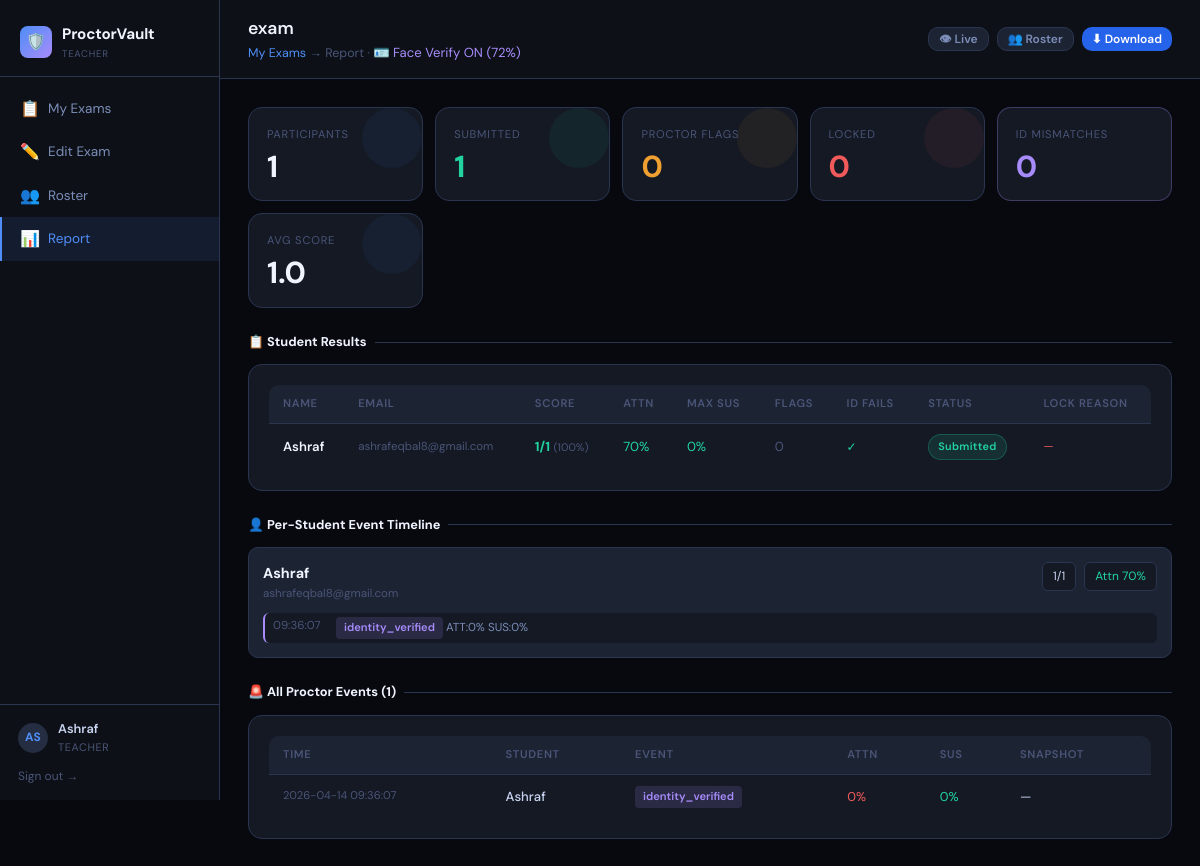
/teacher/exam/4d23a24d-66c8-4d96-b32e-f8b62472937f/report (signed in), run on the app's committed database.
### tables this page shows
CREATE TABLE users (
        id INTEGER PRIMARY KEY AUTOINCREMENT, email TEXT UNIQUE NOT NULL,
        name TEXT NOT NULL, password TEXT NOT NULL,
        role TEXT NOT NULL CHECK(role IN ('admin','teacher','student')),
        created_at TEXT DEFAULT (datetime('now')), active INTEGER DEFAULT 1
    );

CREATE TABLE exams (
        id TEXT PRIMARY KEY, title TEXT NOT NULL, description TEXT,
        teacher_id INTEGER NOT NULL, exam_code TEXT UNIQUE NOT NULL,
        duration_mins INTEGER DEFAULT 60, max_attempts INTEGER DEFAULT 1,
        shuffle_q INTEGER DEFAULT 1,
        status TEXT DEFAULT 'draft' CHECK(status IN ('draft','active','closed')),
        created_at TEXT DEFAULT (datetime('now')),
        starts_at TEXT, ends_at TEXT,
        face_verify_enabled INTEGER DEFAULT 0,
        face_verify_thresh REAL DEFAULT 0.72,
        face_fail_limit INTEGER DEFAULT 3,
        FOREIGN KEY(teacher_id) REFERENCES users(id)
    );

CREATE TABLE exam_sessions (
        id TEXT PRIMARY KEY, exam_id TEXT NOT NULL,
        student_id INTEGER, student_name TEXT NOT NULL, student_email TEXT NOT NULL,
        socket_id TEXT, started_at TEXT, ended_at TEXT, submitted_at TEXT,
        score REAL, max_score REAL, answers TEXT DEFAULT '{}',
        current_q INTEGER DEFAULT 0, time_remaining INTEGER,
        locked INTEGER DEFAULT 0, lock_reason TEXT DEFAULT '',
        paused INTEGER DEFAULT 0, attention_avg REAL DEFAULT 70,
        suspicion_max REAL DEFAULT 0, flags INTEGER DEFAULT 0,
        status TEXT DEFAULT 'waiting'
            CHECK(status IN ('waiting','id_pending','active','paused','locked','submitted')),
        id_photo TEXT DEFAULT '', id_embedding TEXT DEFAULT '',
        id_verified INTEGER DEFAULT 0, id_fail_count INTEGER DEFAULT 0,
        FOREIGN KEY(exam_id) REFERENCES exams(id)
    );

CREATE TABLE proctor_events (
        id INTEGER PRIMARY KEY AUTOINCREMENT, session_id TEXT NOT NULL,
        exam_id TEXT NOT NULL, timestamp TEXT DEFAULT (datetime('now')),
        attention REAL DEFAULT 0, suspicion REAL DEFAULT 0, event_type TEXT, details TEXT, snapshot TEXT,
        FOREIGN KEY(session_id) REFERENCES exam_sessions(id)
    );

### server.py (the view)
@app.route("/teacher/exam/<exam_id>/report")
@login_required(["teacher","admin"])
def exam_report(exam_id):
    exam=db_one("SELECT e.*,u.name as teacher_name FROM exams e JOIN users u ON e.teacher_id=u.id WHERE e.id=?",(exam_id,))
    sessions=db_query("SELECT * FROM exam_sessions WHERE exam_id=? ORDER BY started_at DESC",(exam_id,))
    events=db_query("SELECT pe.*,es.student_name FROM proctor_events pe JOIN exam_sessions es ON pe.session_id=es.id WHERE pe.exam_id=? ORDER BY pe.timestamp DESC",(exam_id,))
    questions=db_query("SELECT * FROM questions WHERE exam_id=? ORDER BY order_idx",(exam_id,))
    return render_template("teacher/report.html",exam=exam,sessions=sessions,events=events,questions=questions,user=session)

### server.py (called while the page is built)
def get_db():
    c = sqlite3.connect(DB_PATH, check_same_thread=False)
    c.row_factory = sqlite3.Row
    return c

def db_query(sql, params=()):
    with db_lock:
        conn = get_db(); c = conn.cursor()
        c.execute(sql, params); rows = c.fetchall()
        conn.close(); return [dict(r) for r in rows]

def db_one(sql, params=()):
    r = db_query(sql, params); return r[0] if r else None

def login_required(roles=None):
    def decorator(f):
        @wraps(f)
        def wrapper(*args, **kwargs):
            if 'user_id' not in session: return redirect(url_for('login_page'))
            if roles and session.get('role') not in roles: return redirect(url_for('dashboard'))
            return f(*args, **kwargs)
        return wrapper
    return decorator

### templates/teacher/report.html (shortened to what this page needs)
{% extends "base.html" %}
{% block body %}
<div class="app-shell">
  <div class="sidebar">
    <div class="sidebar-logo"><div class="logo-mark">🛡️</div><div><span>ProctorVault</span><sub>Teacher</sub></div></div>
    <div class="nav-section">
      <a class="nav-item" href="/teacher"><span class="icon">📋</span>My Exams</a>
      <a class="nav-item" href="/teacher/exam/{{ exam.id }}/edit"><span class="icon">✏️</span>Edit Exam</a>
      <a class="nav-item" href="/teacher/exam/{{ exam.id }}/roster"><span class="icon">👥</span>Roster</a>
      <a class="nav-item active" href="#"><span class="icon">📊</span>Report</a>
    </div>
    <div class="sidebar-footer">
      <div class="sidebar-user"><div class="av">{{ user.name[:2].upper() }}</div><div class="info"><div class="name">{{ user.name }}</div><div class="role">{{ user.role }}</div></div></div>
      <a href="/logout" style="display:block;margin-top:10px;font-size:.75rem;color:var(--text3);">Sign out →</a>
    </div>
  </div>
  <div class="main-area">
    <div class="topbar">
      <div>
        <h2>{{ exam.title }}</h2>
        <div class="breadcrumb">
          <a href="/teacher">My Exams</a> → Report
          {% if exam.face_verify_enabled %}
          · <span style="color:#a78bfa;font-size:.82rem;">🪪 Face Verify ON ({{ (exam.face_verify_thresh*100)|int }}%)</span>
          {% endif %}
        </div>
      </div>
      <div style="display:flex;gap:8px;">
        <a href="/teacher/exam/{{ exam.id }}/monitor" class="btn btn-ghost btn-sm">👁 Live</a>
        <a href="/teacher/exam/{{ exam.id }}/roster"  class="btn btn-ghost btn-sm">👥 Roster</a>
        <a href="/api/report/{{ exam.id }}/download"  class="btn btn-primary btn-sm">⬇ Download</a>
      </div>
    </div>
    <div class="page-content">
      {% set submitted  = sessions|selectattr('submitted_at')|list %}
      {% set cheaters   = sessions|selectattr('flags','gt',0)|list %}
      {% set id_flagged = sessions|selectattr('id_fail_count')|selectattr('id_fail_count','gt',0)|list %}
      {% set locked_s   = sessions|selectattr('locked')|list %}
      <div class="summary-grid">
        <div class="stat-card s-blue"><div class="stat-label">Participants</div><div class="stat-value">{{ sessions|length }}</div></div>
        <div class="stat-card s-green">
          <div class="stat-label">Submitted</div>
          <div class="stat-value" style="color:var(--green)">{{ submitted|length }}</div>
        </div>
        <div class="stat-card s-amber">
          <div class="stat-label">Proctor Flags</div>
          <div class="stat-value" style="color:var(--amber)">{{ cheaters|length }}</div>
        </div>
        <div class="stat-card s-red">
          <div class="stat-label">Locked</div>
          <div class="stat-value" style="color:var(--red)">{{ locked_s|length }}</div>
        </div>
        {% if exam.face_verify_enabled %}
        <div class="stat-card" style="border-color:rgba(167,139,250,.3);">
          <div class="stat-label">ID Mismatches</div>
          <div class="stat-value" style="color:#a78bfa">{{ id_flagged|length }}</div>
        </div>
        {% endif %}
        {% if submitted %}
        <div class="stat-card s-blue">
          <div class="stat-label">Avg Score</div>
          <div class="stat-value">
            {% set ns = namespace(total=0,cnt=0) %}
            {% for s in submitted %}{% if s.score is not none %}{% set ns.total=ns.total+s.score %}{% set ns.cnt=ns.cnt+1 %}{% endif %}{% endfor %}
            {% if ns.cnt %}{{ "%.1f"|format(ns.total/ns.cnt) }}{% else %}—{% endif %}
          </div>
        </div>
        {% endif %}
      </div>
      <div class="section-head">📋 Student Results</div>
      <div class="card" style="margin-bottom:20px;">
        <div class="table-wrap">
          <table>
            <thead>
              <tr>
                <th>Name</th><th>Email</th><th>Score</th>
                <th>Attn</th><th>Max Sus</th>
                <th>Flags</th>
                {% if exam.face_verify_enabled %}<th>ID Fails</th>{% endif %}
                <th>Status</th><th>Lock Reason</th>
              </tr>
            </thead>
            <tbody>
              {% for s in sessions %}
              <tr {% if s.flags>0 or s.id_fail_count>0 %}class="cheat-row"{% endif %}>
                <td style="font-weight:600;color:var(--text0);">{{ s.student_name }}</td>
                <td style="font-size:.72rem;color:var(--text3);">{{ s.student_email }}</td>
                <td>
                  {% if s.score is not none and s.max_score %}
                    {% set pct=(s.score/s.max_score*100)|int %}
                    <span style="color:{% if pct>=70 %}var(--green){% elif pct>=50 %}var(--amber){% else %}var(--red){% endif %};font-weight:700;">
                      {{ s.score|int }}/{{ s.max_score|int }}</span>
                    <span style="font-size:.68rem;color:var(--text3);"> ({{ pct }}%)</span>
                  {% else %}<span style="color:var(--text3);">—</span>{% endif %}
                </td>
                <td>
                  {% set att=s.attention_avg %}
                  <span style="color:{% if att>60 %}var(--green){% elif att>35 %}var(--amber){% else %}var(--red){% endif %}">
                    {{ "%.0f"|format(att) }}%</span>
                </td>
                <td>
                  {% set sus=s.suspicion_max %}
                  <span style="color:{% if sus<40 %}var(--green){% elif sus<70 %}var(--amber){% else %}var(--red){% endif %}">
                    {{ "%.0f"|format(sus) }}%</span>
                </td>
                <td>
                  {% if s.flags>0 %}<span class="badge badge-red">⚠ {{ s.flags }}</span>
                  {% else %}<span style="color:var(--text3);">0</span>{% endif %}
                </td>
                {% if exam.face_verify_enabled %}
                <td>
                  {% if s.id_fail_count>0 %}
                    <span class="id-fail-badge" style="background:rgba(167,139,250,.15);color:#a78bfa;border:1px solid rgba(167,139,250,.3);">
                      {{ s.id_fail_count }}×</span>
                  {% else %}<span style="color:var(--green);font-size:.75rem;">✓</span>{% endif %}
                </td>
                {% endif %}
                <td>
                  {% if s.status=='submitted' %}<span class="badge badge-green">Submitted</span>
                  {% elif s.status=='locked' %}<span class="badge badge-red">Locked</span>
                  {% elif s.status=='active' %}<span class="badge badge-blue"><span class="live-dot"></span>Active</span>
                  {% else %}<span class="badge badge-gray">{{ s.status }}</span>{% endif %}
                </td>
                <td style="font-size:.72rem;color:var(--red);">
                  {{ s.lock_reason|truncate(40) if s.locked else '—' }}
                </td>
              </tr>
              {% else %}
              <tr><td colspan="9" style="text-align:center;color:var(--text3);padding:24px;">No students yet</td></tr>
              {% endfor %}
            </tbody>
          </table>
        </div>
      </div>
      {% if sessions %}
      <div class="section-head">👤 Per-Student Event Timeline</div>
      {% for s in sessions %}
        {% set s_events = events|selectattr('session_id','eq',s.id)|list %}
        {% if s_events or s.flags>0 or s.id_fail_count>0 %}
        <div class="per-student-card">
          <div class="psc-head">
            <div>
              <div class="psc-name">{{ s.student_name }}</div>
              <div class="psc-email">{{ s.student_email }}</div>
            </div>
            <div class="psc-metrics">
              {% if s.score is not none and s.max_score %}
              <span class="pm">{{ s.score|int }}/{{ s.max_score|int }}</span>
              {% endif %}
              <span class="pm" style="color:{% if s.attention_avg>60 %}var(--green){% else %}var(--amber){% endif %}">
                Attn {{ "%.0f"|format(s.attention_avg) }}%</span>
            </div>
          </div>
          <div class="timeline">
            {% for ev in s_events %}
            <div class="tl-item {% if 'lock' in ev.event_type %}tl-lock{% elif 'identity' in ev.event_type %}tl-id{% elif ev.suspicion>70 %}tl-warn{% endif %}">
              <span class="tl-time">{{ ev.timestamp[11:19] }}</span>
              <span class="tl-msg">
                <span class="ev-chip
                  {% if 'lock' in ev.event_type %}ev-lock
                  {% elif 'identity' in ev.event_type %}ev-id
                  {% elif 'eye' in ev.event_type or 'face' in ev.event_type %}ev-eye
                  {% elif 'object' in ev.event_type %}ev-obj
                  {% else %}ev-other{% endif %}">
                  {{ ev.event_type }}
                </span>
                ATT:{{ ev.attention|int }}% SUS:{{ ev.suspicion|int }}%
              </span>
            </div>
            {% endfor %}
          </div>
        </div>
        {% endif %}
      {% endfor %}
      {% endif %}
      <div class="section-head">🚨 All Proctor Events ({{ events|length }})</div>
      <div class="card">
        <div class="table-wrap">
          <table>
            <thead>
              <tr><th>Time</th><th>Student</th><th>Event</th><th>Attn</th><th>Sus</th><th>Snapshot</th></tr>
            </thead>
            <tbody>
              {% for ev in events[:200] %}
              <tr>
                <td style="font-size:.7rem;color:var(--text3);white-space:nowrap;">{{ ev.timestamp[:19] }}</td>
                <td style="font-weight:500;font-size:.82rem;">{{ ev.student_name }}</td>
                <td>
                  <span class="ev-chip
                    {% if 'lock' in ev.event_type %}ev-lock
                    {% elif 'identity' in ev.event_type %}ev-id
                    {% elif 'eye' in ev.event_type or 'face' in ev.event_type %}ev-eye
                    {% elif 'object' in ev.event_type %}ev-obj
                    {% else %}ev-other{% endif %}">
                    {{ ev.event_type }}
                  </span>
                </td>
                <td><span style="color:{% if ev.attention>60 %}var(--green){% elif ev.attention>35 %}var(--amber){% else %}var(--red){% endif %};font-size:.8rem;">{{ ev.attention|int }}%</span></td>
                <td><span style="color:{% if ev.suspicion<40 %}var(--green){% elif ev.suspicion<70 %}var(--amber){% else %}var(--red){% endif %};font-size:.8rem;">{{ ev.suspicion|int }}%</span></td>
                <td>{% if ev.snapshot %}<a href="/snapshot/{{ ev.snapshot }}" target="_blank" style="color:var(--accent);font-size:.72rem;">📷 View</a>{% else %}—{% endif %}</td>
              </tr>
              {% else %}
              <tr><td colspan="6" style="text-align:center;color:var(--text3);padding:24px;">No events</td></tr>
              {% endfor %}
            </tbody>
          </table>
        </div>
      </div>
    </div>
  </div>
</div>
{% endblock %}

### templates/teacher/report.html (style rules this page uses)
.summary-grid { display:grid;grid-template-columns:repeat(auto-fill,minmax(150px,1fr));gap:12px;margin-bottom:20px; }
.ev-chip { padding:2px 8px;border-radius:4px;font-size:.7rem;font-weight:600;display:inline-block; }
.ev-id { background:rgba(167,139,250,.15);color:#a78bfa; }
.section-head { font-size:.8rem;font-weight:700;color:var(--text0);margin:24px 0 12px; display:flex;align-items:center;gap:8px; }
.section-head::after { content:'';flex:1;height:1px;background:var(--border); }
.per-student-card { background:var(--bg3);border:1px solid var(--border);border-radius:10px; padding:14px;margin-bottom:10px; }
.psc-head { display:flex;align-items:flex-start;justify-content:space-between;gap:10px;margin-bottom:10px; }
.psc-name { font-size:.9rem;font-weight:700;color:var(--text0); }
.psc-email { font-size:.72rem;color:var(--text3); }
.psc-metrics { display:flex;gap:8px;flex-wrap:wrap; }
.pm { font-size:.75rem;background:var(--bg2);border:1px solid var(--border);border-radius:6px;padding:4px 10px; }
.timeline { display:flex;flex-direction:column;gap:4px;margin-top:8px; }
.tl-item { display:flex;gap:8px;font-size:.72rem;align-items:flex-start;padding:4px 8px; background:var(--bg2);border-radius:6px;border-left:2px solid var(--border); }
.tl-item.tl-id { border-left-color:#a78bfa; }
.tl-time { color:var(--text3);white-space:nowrap;min-width:55px; }
.tl-msg { color:var(--text2); }

### data on the page
users: role "TEACHER"
exams: title "exam", (exam.face_verify_thresh*100)|int "72"
exam_sessions: student_name "Ashraf", student_email "ashrafeqbal8@gmail.com", score "1", max_score "1", pct "100", attention_avg "70", suspicion_max "0", flags "0", status "Submitted", lock_reason "—"
proctor_events: timestamp "09:36:07", event_type "identity_verified", attention "0", suspicion "0", timestamp "2026-04-14 09:36:07", student_name "Ashraf"

### other printed values
{{ user.name[:2].upper() }} "AS"
{{ user.name }} "Ashraf"
{{ sessions|length }} "1"
{{ submitted|length }} "1"
{{ cheaters|length }} "0"
{{ locked_s|length }} "0"
{{ id_flagged|length }} "0"
{{ "%.1f"|format(ns.total/ns.cnt) }} "1.0"
{{ events|length }} "1"
